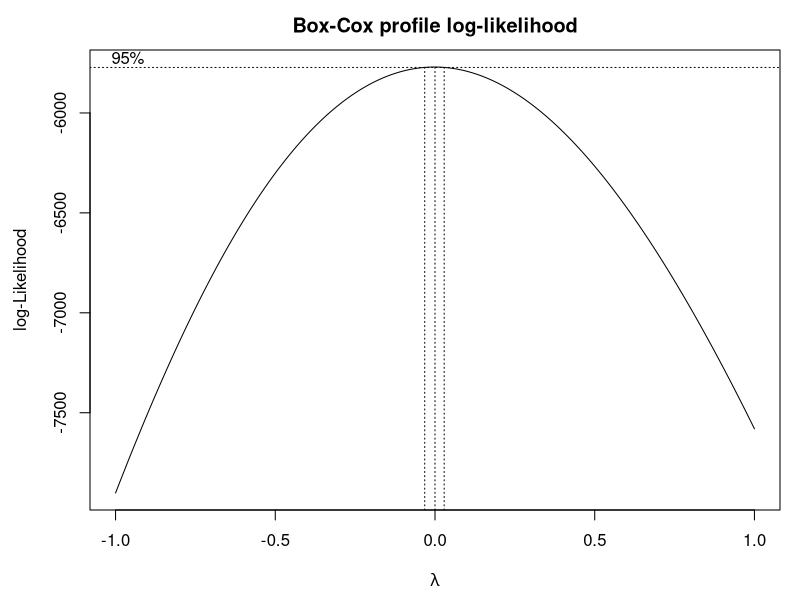
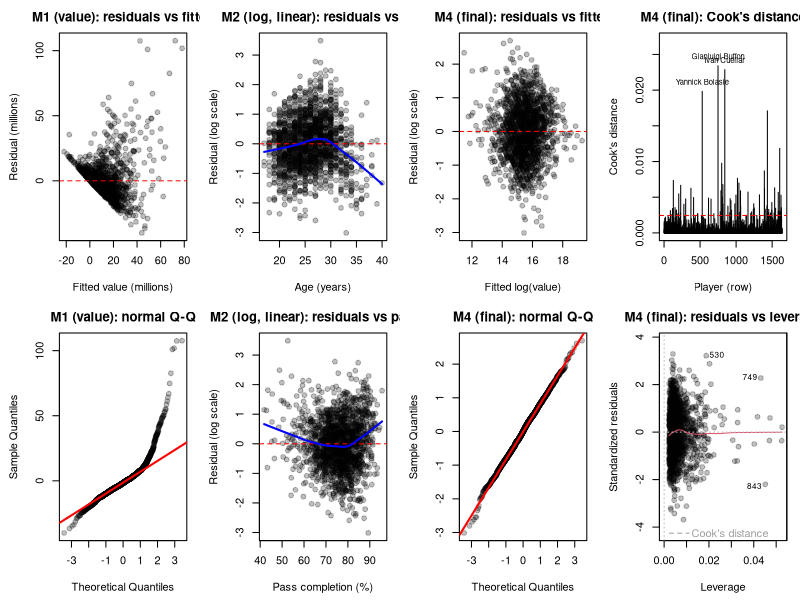
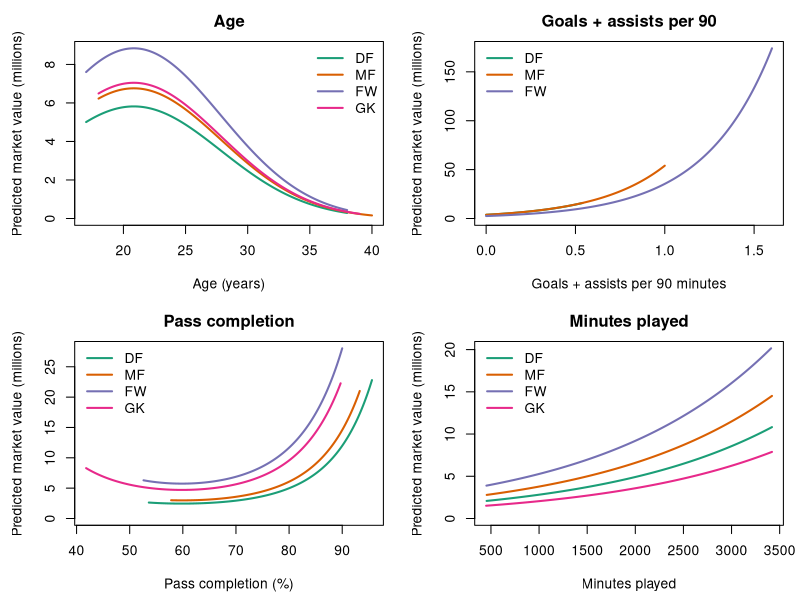

The R source for these figures, in order:
options(scipen = 999)
data <- read.csv("soccer_clean.csv")
data$position <- factor(data$position, levels = c("DF", "MF", "FW", "GK"))
data$age_c <- data$age - mean(data$age)
data$pass_c <- data$passes_pct - mean(data$passes_pct)
dir.create("images", showWarnings = FALSE)
dir.create("tables", showWarnings = FALSE)
sink("tables/part2_output.txt", split = TRUE)
n <- nrow(data)
pt <- rgb(0, 0, 0, 0.25)
fmt_p <- function(p) ifelse(p < 0.001, "< 0.001", sprintf("%.3f", p))

m1 <- lm(value ~ age_c + goals_assists_per90 + pass_c + minutes + position, data = data)
m2 <- lm(log(value) ~ age_c + goals_assists_per90 + pass_c + minutes + position, data = data)
m3 <- lm(log(value) ~ age_c + I(age_c^2) + goals_assists_per90 + pass_c + minutes + position,
         data = data)
m4 <- lm(log(value) ~ age_c + I(age_c^2) + goals_assists_per90 + pass_c + I(pass_c^2) +
           minutes + position, data = data)
m5 <- lm(log(value) ~ age_c + I(age_c^2) + I(age_c^3) + goals_assists_per90 + pass_c +
           I(pass_c^2) + minutes + position, data = data)
m6 <- lm(log(value) ~ age_c + I(age_c^2) + goals_assists_per90 + pass_c + I(pass_c^2) +
           minutes + position + position:goals_assists_per90, data = data)
m7 <- lm(log(value) ~ age_c + I(age_c^2) + goals_assists_per90 + pass_c + I(pass_c^2) +
           minutes + position + position:pass_c, data = data)
models <- list(m1, m2, m3, m4, m5, m6, m7)
m8 <- update(m4, . ~ . + I(goals_assists_per90^2))
m9 <- update(m4, . ~ . + I(minutes^2))

bc_model <- lm(value ~ age_c + I(age_c^2) + goals_assists_per90 + pass_c + minutes + position,
               data = data, y = TRUE, qr = TRUE)
png("images/fig4_boxcox.png", width = 6.5, height = 4.5, units = "in", res = 150)
par(mar = c(4.5, 4.5, 2.5, 1))
bc <- MASS::boxcox(bc_model, lambda = seq(-1, 1, by = 0.005))
title("Box-Cox profile log-likelihood")
dev.off()
lambda_hat <- bc$x[which.max(bc$y)]
lambda_ci <- range(bc$x[bc$y > max(bc$y) - qchisq(0.95, 1) / 2])

bc_final <- MASS::boxcox(lm(value ~ age_c + I(age_c^2) + goals_assists_per90 + pass_c +
                              I(pass_c^2) + minutes + position, data = data, y = TRUE,
                            qr = TRUE),
                         lambda = seq(-1, 1, by = 0.005), plotit = FALSE)
lambda_hat_final <- bc_final$x[which.max(bc_final$y)]
data$value_before <- ifelse(data$value < 1e6, data$value / 10, data$value)
bc_before <- MASS::boxcox(lm(value_before ~ age_c + I(age_c^2) + goals_assists_per90 + pass_c +
                               minutes + position, data = data, y = TRUE, qr = TRUE),
                          lambda = seq(-1, 1, by = 0.005), plotit = FALSE)
lambda_hat_before <- bc_before$x[which.max(bc_before$y)]
skew <- function(x) {
  x <- x - mean(x)
  mean(x^3) / mean(x^2)^1.5
}
exkurt <- function(x) {
  x <- x - mean(x)
  mean(x^4) / mean(x^2)^2 - 3
}

log_jacobian <- c(0, rep(-sum(log(data$value)), 6))
comparison <- data.frame(
  model = paste0("M", 1:7),
  response = c("value", rep("log(value)", 6)),
  terms = c("main effects", "main effects", "+ age^2", "+ age^2 + pass^2",
            "M4 + age^3", "M4 + position x G+A/90", "M4 + position x pass %"),
  parameters = sapply(models, function(m) length(coef(m))),
  r_squared = round(sapply(models, function(m) summary(m)$r.squared), 3),
  adj_r_squared = round(sapply(models, function(m) summary(m)$adj.r.squared), 3),
  aic_value_scale = round(sapply(models, AIC) - 2 * log_jacobian, 1),
  bic_value_scale = round(sapply(models, BIC) - 2 * log_jacobian, 1)
)

partial_f <- function(small, big, label) {
  a <- anova(small, big)
  data.frame(test = label, df = a$Df[2], F = round(a$F[2], 2), p_value = fmt_p(a[["Pr(>F)"]][2]))
}
f_tests <- rbind(
  partial_f(m2, m3, "age^2 (M2 vs M3)"),
  partial_f(m3, m4, "pass^2 (M3 vs M4)"),
  partial_f(m4, m5, "age^3 (M4 vs M5)"),
  partial_f(m4, m6, "position x G+A/90 (M4 vs M6)"),
  partial_f(m4, m7, "position x pass % (M4 vs M7)"),
  partial_f(m4, m8, "G+A^2 (M4 vs M4 + G+A^2)"),
  partial_f(m4, m9, "minutes^2 (M4 vs M4 + minutes^2)")
)

term_tests <- drop1(m4, test = "F")

coef_table <- as.data.frame(coef(summary(m4)))
names(coef_table) <- c("estimate", "std_error", "t_value", "p_value")
ci <- confint(m4)
coef_table <- data.frame(term = rownames(coef_table),
                         estimate = signif(coef_table$estimate, 4),
                         std_error = signif(coef_table$std_error, 4),
                         ci_lower = signif(ci[, 1], 4),
                         ci_upper = signif(ci[, 2], 4),
                         t_value = round(coef_table$t_value, 2),
                         p_value = fmt_p(coef_table$p_value))

pct <- function(x) round(100 * (exp(x) - 1), 1)
effect_rows <- list(
  c("+0.1 goals + assists per 90", "goals_assists_per90", 0.1),
  c("+90 minutes played", "minutes", 90),
  c("MF vs DF", "positionMF", 1),
  c("FW vs DF", "positionFW", 1),
  c("GK vs DF", "positionGK", 1)
)
pct_effects <- do.call(rbind, lapply(effect_rows, function(r) {
  k <- as.numeric(r[3])
  data.frame(effect = r[1],
             pct_change = pct(k * coef(m4)[r[2]]),
             ci_lower = pct(k * ci[r[2], 1]),
             ci_upper = pct(k * ci[r[2], 2]))
}))
peak_age <- mean(data$age) - coef(m4)["age_c"] / (2 * coef(m4)["I(age_c^2)"])
pass_min <- mean(data$passes_pct) - coef(m4)["pass_c"] / (2 * coef(m4)["I(pass_c^2)"])

X <- model.matrix(m4)[, -1]
vif <- sapply(colnames(X), function(v) {
  1 / (1 - summary(lm(X[, v] ~ X[, colnames(X) != v]))$r.squared)
})

cd <- cooks.distance(m4)
influential <- which(cd > 4 / n)
m4_without <- update(m4, data = data[-influential, ])
sensitivity <- data.frame(term = names(coef(m4)),
                          all_players = signif(coef(m4), 4),
                          without_influential = signif(coef(m4_without), 4))
top_influence <- data.frame(data[order(cd, decreasing = TRUE)[1:5],
                                 c("player", "position", "age", "minutes",
                                   "goals_assists_per90", "passes_pct", "value")],
                            cooks_d = round(sort(cd, decreasing = TRUE)[1:5], 3))

base_row <- function(position) {
  s <- data[data$position == position, ]
  data.frame(age_c = median(s$age) - mean(data$age),
             goals_assists_per90 = median(s$goals_assists_per90),
             pass_c = median(s$passes_pct) - mean(data$passes_pct),
             minutes = median(s$minutes),
             position = factor(position, levels = levels(data$position)))
}
typical <- aggregate(cbind(age, goals_assists_per90, passes_pct, minutes) ~ position,
                     data = data, FUN = median)
pred_value <- function(nd) exp(predict(m4, newdata = nd)) / 1e6
repeat_row <- function(position, k) base_row(position)[rep(1, k), ]

ga_grid <- c(0.1, 0.3, 0.5, 0.8)
age_grid <- c(19, 22, 25, 28, 31, 34)
pass_grid <- c(65, 75, 85)
min_grid <- c(900, 1800, 2700)
s_pos <- do.call(rbind, lapply(levels(data$position), base_row))
s_ga <- repeat_row("FW", length(ga_grid))
s_ga$goals_assists_per90 <- ga_grid
s_age <- repeat_row("MF", length(age_grid))
s_age$age_c <- age_grid - mean(data$age)
s_pass <- repeat_row("MF", length(pass_grid))
s_pass$pass_c <- pass_grid - mean(data$passes_pct)
s_min <- repeat_row("MF", length(min_grid))
s_min$minutes <- min_grid
predictions <- data.frame(
  scenario = c(paste("Typical", levels(data$position)),
               paste("FW, G+A per 90 =", ga_grid),
               paste("MF, age", age_grid),
               paste("MF, pass completion", paste0(pass_grid, "%")),
               paste("MF,", min_grid, "minutes")),
  predicted_value_millions = round(pred_value(rbind(s_pos, s_ga, s_age, s_pass, s_min)), 2)
)

png("images/fig5_model_diagnostics.png", width = 15, height = 7.5, units = "in", res = 150)
par(mfrow = c(2, 4), mar = c(4.5, 4.5, 2.5, 1))
plot(fitted(m1) / 1e6, resid(m1) / 1e6, pch = 19, col = pt,
     main = "M1 (value): residuals vs fitted", xlab = "Fitted value (millions)",
     ylab = "Residual (millions)")
abline(h = 0, lty = 2, col = "red")
plot(data$age, resid(m2), pch = 19, col = pt, main = "M2 (log, linear): residuals vs age",
     xlab = "Age (years)", ylab = "Residual (log scale)")
abline(h = 0, lty = 2, col = "red")
lines(lowess(data$age, resid(m2)), col = "blue", lwd = 2)
plot(fitted(m4), resid(m4), pch = 19, col = pt, main = "M4 (final): residuals vs fitted",
     xlab = "Fitted log(value)", ylab = "Residual (log scale)")
abline(h = 0, lty = 2, col = "red")
plot(cd, type = "h", main = "M4 (final): Cook's distance", xlab = "Player (row)",
     ylab = "Cook's distance", ylim = c(0, max(cd) * 1.15))
abline(h = 4 / n, lty = 2, col = "red")
top3 <- order(cd, decreasing = TRUE)[1:3]
text(top3, cd[top3], labels = data$player[top3], pos = 3, cex = 0.7)
qqnorm(resid(m1) / 1e6, pch = 19, col = pt, main = "M1 (value): normal Q-Q")
qqline(resid(m1) / 1e6, col = "red", lwd = 2)
plot(data$passes_pct, resid(m2), pch = 19, col = pt,
     main = "M2 (log, linear): residuals vs pass %", xlab = "Pass completion (%)",
     ylab = "Residual (log scale)")
abline(h = 0, lty = 2, col = "red")
lines(lowess(data$passes_pct, resid(m2)), col = "blue", lwd = 2)
qqnorm(resid(m4), pch = 19, col = pt, main = "M4 (final): normal Q-Q")
qqline(resid(m4), col = "red", lwd = 2)
plot(m4, which = 5, pch = 19, col = pt, sub.caption = "", caption = rep("", 6),
     main = "M4 (final): residuals vs leverage")
dev.off()

cols <- c(DF = "#1b9e77", MF = "#d95f02", FW = "#7570b3", GK = "#e7298a")
effect_panel <- function(var, raw, shift, xlab, title, positions, legend_pos) {
  curves <- lapply(positions, function(p) {
    r <- range(data[data$position == p, raw])
    grid <- seq(r[1], r[2], length.out = 200)
    nd <- repeat_row(p, length(grid))
    nd[[var]] <- grid - shift
    list(x = grid, y = pred_value(nd))
  })
  plot(NA, xlim = range(unlist(lapply(curves, `[[`, "x"))),
       ylim = c(0, max(unlist(lapply(curves, `[[`, "y")))),
       main = title, xlab = xlab, ylab = "Predicted market value (millions)")
  for (i in seq_along(positions)) {
    lines(curves[[i]]$x, curves[[i]]$y, col = cols[positions[i]], lwd = 2)
  }
  legend(legend_pos, legend = positions, col = cols[positions], lty = 1, lwd = 2, bty = "n")
}
png("images/fig6_effects.png", width = 11, height = 8, units = "in", res = 150)
par(mfrow = c(2, 2), mar = c(4.5, 4.5, 2.5, 1))
effect_panel("age_c", "age", mean(data$age), "Age (years)", "Age",
             levels(data$position), "topright")
effect_panel("goals_assists_per90", "goals_assists_per90", 0, "Goals + assists per 90 minutes",
             "Goals + assists per 90", c("DF", "MF", "FW"), "topleft")
effect_panel("pass_c", "passes_pct", mean(data$passes_pct), "Pass completion (%)",
             "Pass completion", levels(data$position), "topleft")
effect_panel("minutes", "minutes", 0, "Minutes played", "Minutes played",
             levels(data$position), "topleft")
dev.off()

cat("\nBox-Cox (M3 predictors): lambda-hat =", lambda_hat, ", 95% CI", lambda_ci[1], "to",
    lambda_ci[2], "\n")
cat("Box-Cox (M4 predictors): lambda-hat =", lambda_hat_final, "\n")
cat("Box-Cox before the x10 value fix (M3 predictors): lambda-hat =", lambda_hat_before, "\n")
cat("\nCandidate models (AIC and BIC on the original value scale, comparable across responses)\n")
print(comparison, row.names = FALSE)
cat("\nPartial F-tests\n")
print(f_tests, row.names = FALSE)
cat("\nFinal model M4: F-test for dropping each term\n")
print(term_tests)
cat("\nFinal model M4 coefficients (response = log market value)\n")
print(coef_table, row.names = FALSE)
cat("\nResidual standard error:", round(summary(m4)$sigma, 3), "on", m4$df.residual,
    "df; R-squared =", round(summary(m4)$r.squared, 3), "; adjusted R-squared =",
    round(summary(m4)$adj.r.squared, 3), "\n")
cat("\nPercent change in market value, with 95% CI\n")
print(pct_effects, row.names = FALSE)
cat("Peak age:", round(peak_age, 1), "; pass completion curve minimum:", round(pass_min, 1), "%\n")
cat("\nVariance inflation factors\n")
print(round(vif, 2))
cat("\nInfluence: Cook's distance > 4/n for", length(influential), "players; max =",
    round(max(cd), 3), "; |standardized residual| > 3 for", sum(abs(rstandard(m4)) > 3),
    "players\n")
print(top_influence, row.names = FALSE)
cat("Residual skewness and excess kurtosis: M1", round(skew(resid(m1)), 2),
    round(exkurt(resid(m1)), 2), "; M4", round(skew(resid(m4)), 2),
    round(exkurt(resid(m4)), 2), "\n")
cat("Correlation of |residual| with fitted value: M1", round(cor(abs(resid(m1)), fitted(m1)), 2),
    "; M4", round(cor(abs(resid(m4)), fitted(m4)), 2), "\n")
cat("Median absolute difference between M4 and M5 predictions:",
    round(100 * median(abs(exp(fitted(m5) - fitted(m4)) - 1)), 1), "%\n")
cat("MF vs DF without influential players: p =",
    fmt_p(coef(summary(m4_without))["positionMF", 4]), "\n")
cat("\nM4 coefficients with and without influential players\n")
print(sensitivity, row.names = FALSE)
cat("\nTypical player for each position (medians), used as the baseline for predictions\n")
print(typical, row.names = FALSE)
cat("\nPredicted typical (median) market value, millions; other variables at position medians\n")
print(predictions, row.names = FALSE)

write.csv(comparison, "tables/table_model_comparison.csv", row.names = FALSE)
write.csv(f_tests, "tables/table_partial_f.csv", row.names = FALSE)
write.csv(coef_table, "tables/table_final_coefficients.csv", row.names = FALSE)
write.csv(pct_effects, "tables/table_percent_effects.csv", row.names = FALSE)
write.csv(sensitivity, "tables/table_influence_sensitivity.csv", row.names = FALSE)
write.csv(predictions, "tables/table_predictions.csv", row.names = FALSE)
sink()
